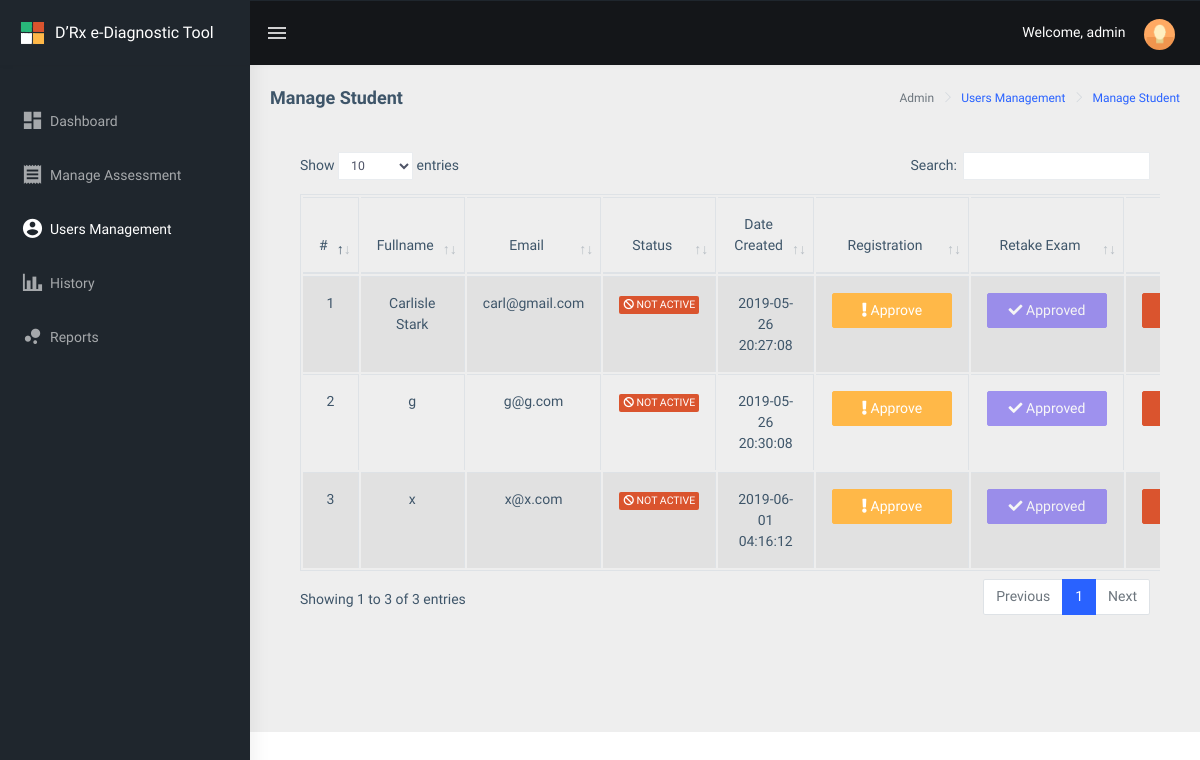
Page /public/main/teacher/usersmanagement/student/index.php (signed in) on the earlier database version.
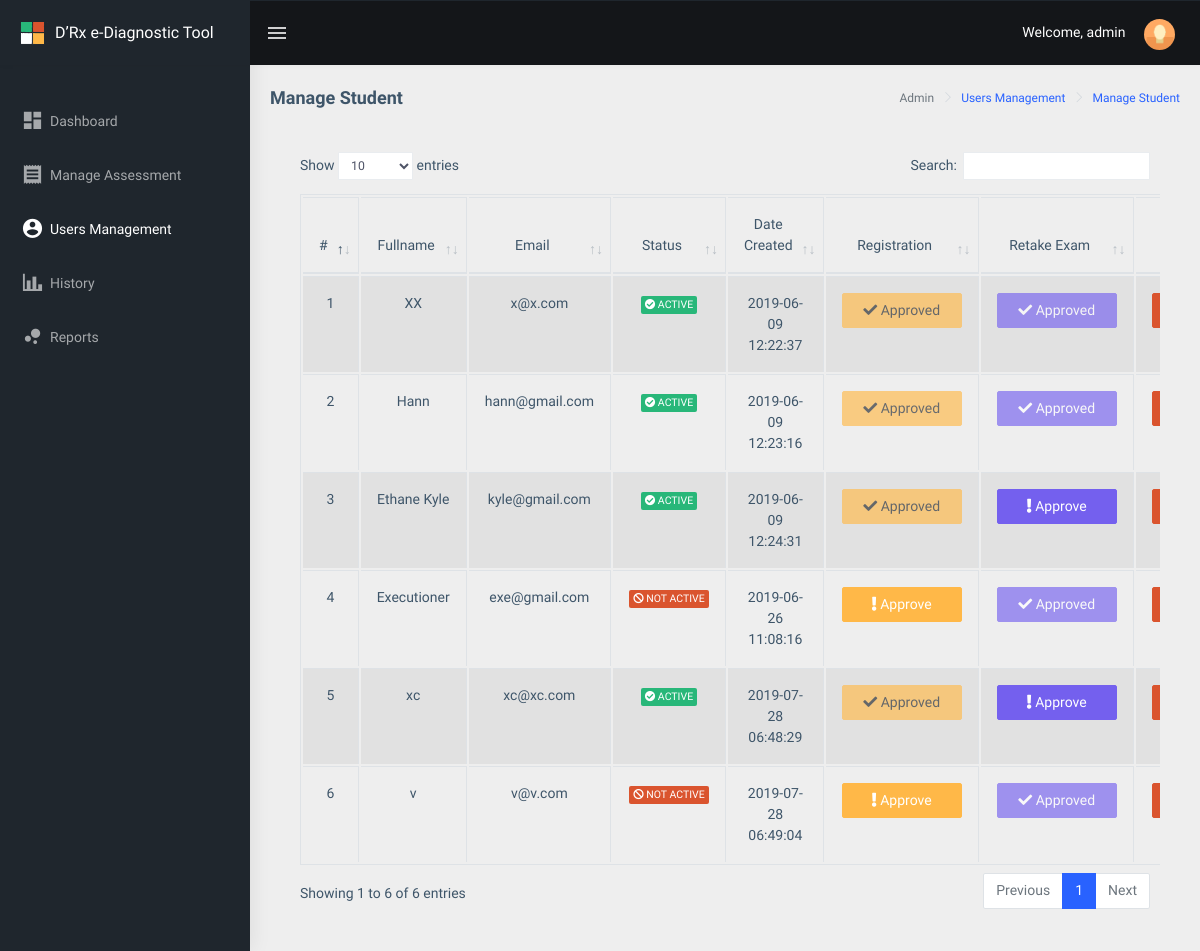
Same page on the later database version.
### tables this page shows
CREATE TABLE `drxassessment_users` (
  `drxassessment_id` int(11) NOT NULL,
  `drxassessment_code` text NOT NULL,
  `drxassessment_profile_pic` text NOT NULL,
  `drxassessment_name` varchar(55) NOT NULL,
  `drxassessment_contactnumber` int(55) NOT NULL,
  `drxassessment_email` varchar(55) NOT NULL,
  `drxassessment_username` varchar(55) NOT NULL,
  `drxassessment_password` varchar(55) NOT NULL,
  `drxassessment_position` varchar(55) NOT NULL,
  `drxassessment_status` int(1) NOT NULL,
  `drxassessment_exam` int(1) NOT NULL,
  `drxassessment_created_at` datetime NOT NULL,
  `drxassessment_updated_at` datetime NOT NULL
);

### public/main/teacher/usersmanagement/student/index.php (the view, shortened to what this page needs)
<?php
include("../../../../../config/common/asdasf9z09x0c90zx90123.php");
if (!empty($_SESSION['drxassessmentname'])) {
    $drxassessmentname = $_SESSION['drxassessmentname'];
} else {
    $drxassessmentname = "";
}
?>
<!DOCTYPE html>
<html dir="ltr" lang="en">
<head>
    <link href="../../../../assets/libs/flot/css/float-chart.css" rel="stylesheet">
    <link href="../../../../dist/css/style.min.css" rel="stylesheet">
    <link href="../../../../assets/libs/datatables.net-bs4/css/dataTables.bootstrap4.css" rel="stylesheet">
</head>
<body>
    <div id="main-wrapper">
        <header class="topbar" data-navbarbg="skin5">
            <nav class="navbar top-navbar navbar-expand-md navbar-dark">
                <div class="navbar-header" data-logobg="skin5">
                    <a class="navbar-brand" href="../../../../main/teacher">
                        <b class="logo-icon p-l-10">
                            <img src="../../../../assets/images/logo-icon.png" alt="homepage" class="light-logo" />
                        </b>
                        <span class="logo-text">
                             <span style="font-size: 16px;">D’Rx e-Diagnostic Tool</span>
                        </span>
                    </a>
                </div>
                <div class="navbar-collapse collapse" id="navbarSupportedContent" data-navbarbg="skin5">
                    <ul class="navbar-nav float-left mr-auto">
                        <li class="nav-item d-none d-md-block"><a class="nav-link sidebartoggler waves-effect waves-light" href="javascript:void(0)" data-sidebartype="mini-sidebar"><i class="mdi mdi-menu font-24"></i></a></li>
                    </ul>
                    <ul class="navbar-nav float-right">
                        <li class="nav-item dropdown">
                          <span style="color: #fff;">Welcome, <?php echo $drxassessmentname; ?></span>
                            <a class="nav-link dropdown-toggle text-muted waves-effect waves-dark pro-pic" href="" data-toggle="dropdown" aria-haspopup="true" aria-expanded="false"><img src="../../../../assets/images/users/1.jpg" alt="user" class="rounded-circle" width="31" height="31"></a>
                        </li>
                    </ul>
                </div>
            </nav>
        </header>
        <aside class="left-sidebar" data-sidebarbg="skin5">
            <div class="scroll-sidebar">
                <nav class="sidebar-nav">
                    <ul id="sidebarnav" class="p-t-30">
                        <li class="sidebar-item"> <a class=" sidebar-link waves-effect waves-dark sidebar-link" href="../../../../main/teacher/" aria-expanded="false"><i class="mdi mdi-view-dashboard"></i><span class="hide-menu">Dashboard</span></a></li>
                        <li class="sidebar-item"> <a class="sidebar-link waves-effect waves-dark sidebar-link" href="../../assessment/" aria-expanded="false"><i class="mdi mdi-receipt"></i><span class="hide-menu">Manage Assessment </span></a></li>
                        <li class="active sidebar-item"> <a class="active sidebar-link waves-effect waves-dark sidebar-link" href="../../usersmanagement/" aria-expanded="false"><i class="mdi mdi-account-circle"></i><span class="hide-menu">Users Management</span></a></li>
                        <li class="sidebar-item"> <a class="sidebar-link waves-effect waves-dark sidebar-link" href="../../history/" aria-expanded="false"><i class="mdi mdi-chart-bar"></i><span class="hide-menu">History</span></a></li>
                        <li class="sidebar-item"> <a class="sidebar-link waves-effect waves-dark sidebar-link" href="../../reports/" aria-expanded="false"><i class="mdi mdi-chart-bubble"></i><span class="hide-menu">Reports</span></a></li>
                    </ul>
                </nav>
            </div>
        </aside>
        <div class="page-wrapper">
             <div class="page-breadcrumb">
                <div class="row">
                    <div class="col-12 d-flex no-block align-items-center">
                        <h4 class="page-title">Manage Student</h4>
                        <div class="ml-auto text-right">
                            <nav aria-label="breadcrumb">
                                <ol class="breadcrumb">
                                    <li class="breadcrumb-item active" aria-current="page">Admin</li>
                                   <li class="breadcrumb-item active" aria-current="page"><a href="../">Users Management</a></li>
                                    <li class="breadcrumb-item active" aria-current="page"><a href="../student/">Manage Student</a></li>
                                </ol>
                            </nav>
                        </div>
                    </div>
                </div>
            </div>
            <div class="container-fluid">
							<div class="card-body">
									<div class="table-responsive">
											<table id="zero_config" class="table table-striped table-bordered">
													<thead>
															<tr>
																	<th class="text-center">#</th>
																	<th class="text-center">Fullname</th>
																	<th class="text-center">Email</th>
																	<th class="text-center">Status</th>
																	<th class="text-center">Date Created</th>
                                  <th class="text-center">Registration</th>
                                  <th class="text-center">Retake Exam</th>
																	<th class="text-center">Delete</th>
															</tr>
													</thead>
													<tbody>
														<?php
	                          $drx_count = 0;
	                          $connection->setAttribute(PDO::ATTR_ERRMODE, PDO::ERRMODE_EXCEPTION);
	                          $result = $connection->prepare("SELECT * FROM drxassessment_users WHERE drxassessment_position ='5tud3nt' ORDER BY drxassessment_created_at ASC");
	                          $result->execute();
	                              while ($row = $result->fetch(PDO::FETCH_ASSOC)) {
	                                     $drx_count++;
	                                     $drxassessment_id = $row['drxassessment_id'];
	                                     $drxassessment_name = $row['drxassessment_name'];
	                                     $drxassessment_email = $row['drxassessment_email'];
																			 $drxassessment_created_at = $row['drxassessment_created_at'];
                                       $drxassessment_status = $row['drxassessment_status'];
	                                     $drxassessment_exam = $row['drxassessment_exam'];
	                          ?>
															<tr>
																<td class="text-center"><?php echo $drx_count; ?></td>
																<td class="text-center"><?php echo $drxassessment_name; ?></td>
																<td class="text-center"><?php echo $drxassessment_email; ?></td>
																<td class="text-center">
																	<?php if ($drxassessment_status == 1) { ?>
																	<span class="badge badge-success"><i class="fas fa-check-circle"></i> ACTIVE</span>
																  <?php } else if($drxassessment_status == 0) {?>
																	<span class="badge badge-danger"><i class="fas fa-ban"></i> NOT ACTIVE</span>
																	<?php } ?>
																</td>
																<td class="text-center"><?php echo $drxassessment_created_at; ?></td>
																<td class="text-center">
																	<?php if($drxassessment_status == 1) {?>
																	<button type="button" class="btn btn-warning btn-mg" style="width: 120px;" disabled>
                                  <i class="fas fa-check"></i> Approved
                                  </button>
																	<?php } else if($drxassessment_status == 0) {?>
																	<button type="button" data-toggle="modal" data-target="#usersModal" style="width: 120px;"  class="btn btn-warning btn-mg"
                                  onclick="approveUser('<?php echo $drxassessment_id ; ?>',
	                                                     '<?php echo $drxassessment_name ; ?>');">
                                  <i class="fas fa-exclamation"></i> Approve
                                  </button>
																	<?php } ?>
																</td>
																<td class="text-center">
                                  <?php if ($drxassessment_exam == 1) { ?>
                                  <button type="button" data-toggle="modal" data-target="#approveusersModal"  style="width: 120px;" class="btn btn-primary btn-mg"
                                  onclick="approveExam('<?php echo $drxassessment_id ; ?>');">
                                  <i class="fas fa-exclamation"></i> Approve
                                  </button>
                                <?php } else if($drxassessment_exam == 0) { ?>
                                  <button type="button" style="width: 120px;" class="btn btn-primary btn-mg" disabled>
                                  <i class="fas fa-check"></i> Approved
                                  </button>
                                <?php } ?>
																</td>
																<td class="text-center">
                                  <button type="button" data-toggle="modal" data-target="#deleteusersModal"  style="width: 120px;" class="btn btn-danger btn-mg"
                                  onclick="deleteUser('<?php echo $drxassessment_id ; ?>');">
                                  </button>
																</td>
															</tr>
														<?php } ?>
													</tbody>
											</table>
									</div>
            </div>
        </div>
    </div>
</body>
</html>

Differences in the rows shown:
removed drxassessment_users: drxassessment_name "Carlisle Stark", drxassessment_email "carl@gmail.com", shows "NOT ACTIVE", drxassessment_created_at "2019-05-26 20:27:08", shows "Approved"
removed drxassessment_users: drxassessment_name "g", drxassessment_email "g@g.com", shows "NOT ACTIVE", drxassessment_created_at "2019-05-26 20:30:08", shows "Approved"
removed drxassessment_users: drxassessment_name "x", drxassessment_email "x@x.com", shows "NOT ACTIVE", drxassessment_created_at "2019-06-01 04:16:12", shows "Approved"
added drxassessment_users: drxassessment_name "XX", drxassessment_email "x@x.com", drxassessment_status 1 (drawn), drxassessment_created_at "2019-06-09 12:22:37", drxassessment_exam 0 (drawn)
added drxassessment_users: drxassessment_name "Hann", drxassessment_email "hann@gmail.com", drxassessment_status 1 (drawn), drxassessment_created_at "2019-06-09 12:23:16", drxassessment_exam 0 (drawn)
added drxassessment_users: drxassessment_name "Ethane Kyle", drxassessment_email "kyle@gmail.com", drxassessment_status 1 (drawn), drxassessment_created_at "2019-06-09 12:24:31", $drxassessment_id 12 (drawn)
added drxassessment_users: drxassessment_name "Executioner", drxassessment_email "exe@gmail.com", drxassessment_status 0 (drawn), drxassessment_created_at "2019-06-26 11:08:16", drxassessment_exam 0 (drawn)
added drxassessment_users: drxassessment_name "xc", drxassessment_email "xc@xc.com", drxassessment_status 1 (drawn), drxassessment_created_at "2019-07-28 06:48:29"
added drxassessment_users: drxassessment_name "v", drxassessment_email "v@v.com", drxassessment_status 0 (drawn), drxassessment_created_at "2019-07-28 06:49:04", drxassessment_exam 0 (drawn)
Other differences:
text written by a page script: "Show entries Search: Showing 1 to 3 of 3 entries Previous 1 Next" → "Show entries Search: Showing 1 to 6 of 6 entries Previous 1 Next"
